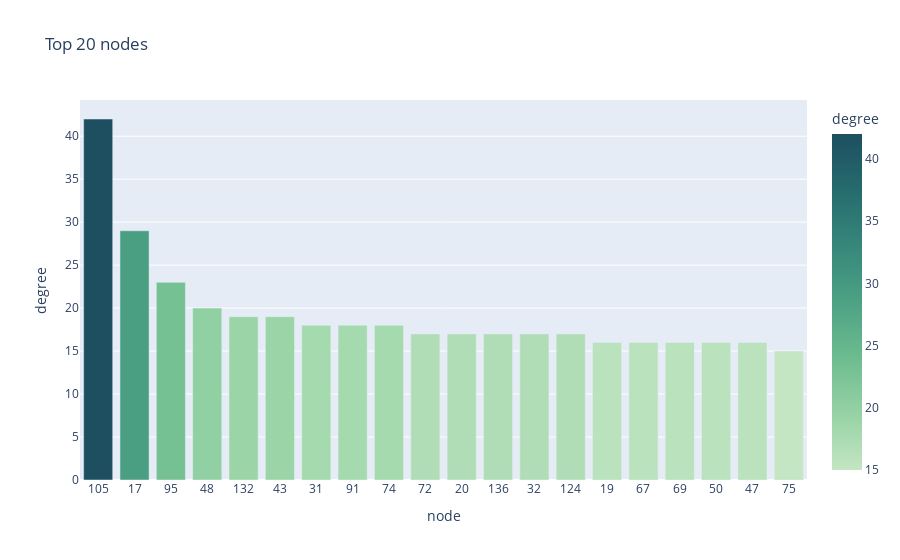

Here is the notebook cell this chart was saved with:
### Code cell
degree_df_top20 = degree_df.head(20)
degree_df_top20['node'] = degree_df_top20['node'].astype(str)

fig = px.bar(degree_df_top20, x='node', y='degree', title='Top 20 nodes', color='degree', color_continuous_scale='blugrn')
fig.show()

### Figure 1 — Plotly figure (JSON) as saved in the notebook; plotly's stock layout.template omitted (floating-point values rounded to 4 significant figures)
{"data": [{"alignmentgroup": "True", "hovertemplate": "node=%{x}<br>degree=%{marker.color}<extra></extra>", "legendgroup": "", "marker": {"color": [42, 29, 23, 20, 19, 19, 18, 18, 18, 17, 17, 17, 17, 17, 16, 16, 16, 16, 16, 15], "coloraxis": "coloraxis", "pattern": {"shape": ""}}, "name": "", "offsetgroup": "", "orientation": "v", "showlegend": false, "textposition": "auto", "type": "bar", "x": ["105", "17", "95", "48", "132", "43", "31", "91", "74", "72", "20", "136", "32", "124", "19", "67", "69", "50", "47", "75"], "xaxis": "x", "y": [42, 29, 23, 20, 19, 19, 18, 18, 18, 17, 17, 17, 17, 17, 16, 16, 16, 16, 16, 15], "yaxis": "y"}], "layout": {"barmode": "relative", "coloraxis": {"colorbar": {"title": {"text": "degree"}}, "colorscale": [[0, "rgb(196, 230, 195)"], [0.1667, "rgb(150, 210, 164)"], [0.3333, "rgb(109, 188, 144)"], [0.5, "rgb(77, 162, 132)"], [0.6667, "rgb(54, 135, 122)"], [0.8333, "rgb(38, 107, 110)"], [1, "rgb(29, 79, 96)"]]}, "legend": {"tracegroupgap": 0}, "title": {"text": "Top 20 nodes"}, "xaxis": {"anchor": "y", "domain": [0, 1], "title": {"text": "node"}}, "yaxis": {"anchor": "x", "domain": [0, 1], "title": {"text": "degree"}}}}
